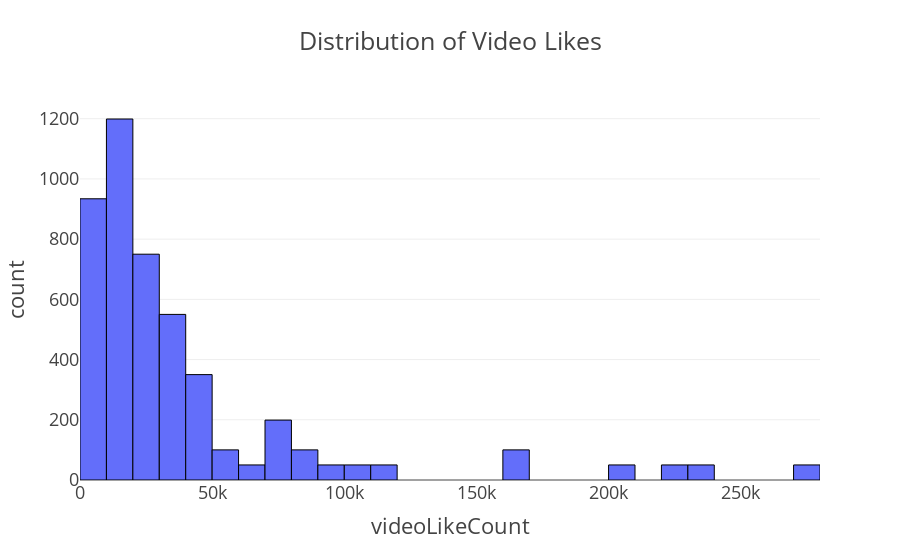

The cell this chart's notebook holds for it:
### Markdown cell above
### Distribution of Video Likes

We create a histogram to explore how `videoLikeCount` is distributed:

- Shows how many videos fall into each like count range (50 bins)  
- Includes a transparent background and black borders for presentation consistency  
- Chart is saved in `.jpg`, `.png`, and `.html` formats in the `results` folder

This helps identify whether video likes are generally concentrated at low, medium, or high levels.

### Code cell
# Likes Histogram
fig = px.histogram(merged_df, x='videoLikeCount', nbins=50,
                    title='Distribution of Video Likes',
                    color_discrete_sequence=["#636EFA"])
fig.update_traces(marker_line_color='black', marker_line_width=1)
fig.update_layout(template='presentation',
                   paper_bgcolor='rgba(0,0,0,0)',
                   plot_bgcolor='rgba(0,0,0,0)')
fig.show()
fig.write_image(os.path.join(results_dir, 'likes_hist.jpg'))
fig.write_image(os.path.join(results_dir, 'likes_hist.png'))
fig.write_html(os.path.join(results_dir, 'likes_hist.html'))

### Figure 1 — Plotly figure (JSON) as saved in the notebook; plotly's stock layout.template omitted (floating-point values rounded to 4 significant figures; data arrays with more than 128 entries replaced by an {"elided": "..."} marker saying what was removed)
{"data": [{"bingroup": "x", "hovertemplate": "videoLikeCount=%{x}<br>count=%{y}<extra></extra>", "legendgroup": "", "marker": {"color": "#636EFA", "line": {"color": "black", "width": 1}, "pattern": {"shape": ""}}, "name": "", "nbinsx": 50, "orientation": "v", "showlegend": false, "type": "histogram", "x": {"elided": "4682 int values"}, "xaxis": "x", "yaxis": "y"}], "layout": {"autosize": true, "barmode": "relative", "legend": {"tracegroupgap": 0}, "paper_bgcolor": "rgba(0, 0, 0, 0)", "plot_bgcolor": "rgba(0, 0, 0, 0)", "title": {"text": "Distribution of Video Likes"}, "xaxis": {"anchor": "y", "autorange": true, "domain": [0, 1], "range": [-0.5, 280000.0], "title": {"text": "videoLikeCount"}, "type": "linear"}, "yaxis": {"anchor": "x", "autorange": true, "domain": [0, 1], "range": [0, 1262.0], "title": {"text": "count"}}}}
